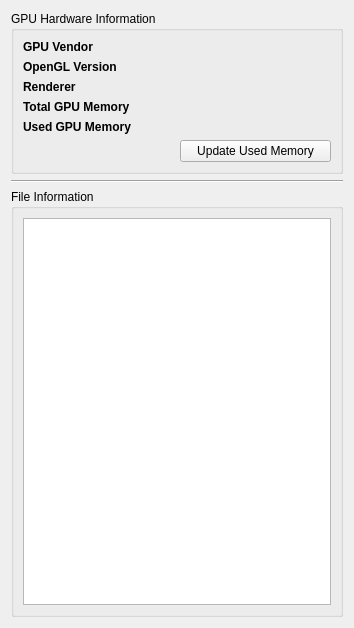
<?xml version="1.0" encoding="UTF-8"?>
<ui version="4.0">
 <class>Information</class>
 <widget class="QWidget" name="Information">
  <property name="geometry">
   <rect>
    <x>0</x>
    <y>0</y>
    <width>354</width>
    <height>628</height>
   </rect>
  </property>
  <property name="windowTitle">
   <string>Information</string>
  </property>
  <layout class="QVBoxLayout" name="verticalLayout">
   <item>
    <widget class="QGroupBox" name="gbox_hardwareInfo">
     <property name="title">
      <string>GPU Hardware Information</string>
     </property>
     <layout class="QGridLayout" name="gridLayout_12">
      <item row="1" column="0">
       <widget class="QLabel" name="lbl_OpenGLVersion">
        <property name="font">
         <font>
          <weight>75</weight>
          <bold>true</bold>
         </font>
        </property>
        <property name="text">
         <string>OpenGL Version</string>
        </property>
       </widget>
      </item>
      <item row="2" column="1">
       <widget class="QLabel" name="lbl_RendererValue">
        <property name="text">
         <string/>
        </property>
       </widget>
      </item>
      <item row="4" column="1">
       <widget class="QLabel" name="lbl_UsedGPUMemValue">
        <property name="text">
         <string/>
        </property>
       </widget>
      </item>
      <item row="2" column="0">
       <widget class="QLabel" name="lbl_Renderer">
        <property name="font">
         <font>
          <weight>75</weight>
          <bold>true</bold>
         </font>
        </property>
        <property name="text">
         <string>Renderer</string>
        </property>
       </widget>
      </item>
      <item row="0" column="1">
       <widget class="QLabel" name="lbl_GPUVendorValue">
        <property name="text">
         <string/>
        </property>
       </widget>
      </item>
      <item row="3" column="0">
       <widget class="QLabel" name="lbl_TotalGPUMem">
        <property name="font">
         <font>
          <weight>75</weight>
          <bold>true</bold>
         </font>
        </property>
        <property name="text">
         <string>Total GPU Memory</string>
        </property>
       </widget>
      </item>
      <item row="1" column="1">
       <widget class="QLabel" name="lbl_OpenGLVersionValue">
        <property name="text">
         <string/>
        </property>
       </widget>
      </item>
      <item row="4" column="0">
       <widget class="QLabel" name="lbl_UsedGPUMem">
        <property name="font">
         <font>
          <weight>75</weight>
          <bold>true</bold>
         </font>
        </property>
        <property name="text">
         <string>Used GPU Memory</string>
        </property>
       </widget>
      </item>
      <item row="0" column="0">
       <widget class="QLabel" name="lbl_GPUVendor">
        <property name="font">
         <font>
          <weight>75</weight>
          <bold>true</bold>
         </font>
        </property>
        <property name="text">
         <string>GPU Vendor</string>
        </property>
       </widget>
      </item>
      <item row="3" column="1">
       <widget class="QLabel" name="lbl_TotalGPUMemValue">
        <property name="text">
         <string/>
        </property>
       </widget>
      </item>
      <item row="5" column="1">
       <widget class="QPushButton" name="btn_updateUsedMemory">
        <property name="text">
         <string>Update Used Memory</string>
        </property>
       </widget>
      </item>
     </layout>
    </widget>
   </item>
   <item>
    <widget class="Line" name="line">
     <property name="orientation">
      <enum>Qt::Horizontal</enum>
     </property>
    </widget>
   </item>
   <item>
    <widget class="QGroupBox" name="gbox_fileInfo">
     <property name="title">
      <string>File Information</string>
     </property>
     <layout class="QGridLayout" name="gridLayout_13">
      <item row="0" column="0">
       <widget class="QTableWidget" name="tble_FileInfo">
        <property name="frameShape">
         <enum>QFrame::StyledPanel</enum>
        </property>
        <property name="frameShadow">
         <enum>QFrame::Sunken</enum>
        </property>
        <property name="editTriggers">
         <set>QAbstractItemView::NoEditTriggers</set>
        </property>
        <property name="dragDropOverwriteMode">
         <bool>false</bool>
        </property>
        <property name="alternatingRowColors">
         <bool>false</bool>
        </property>
        <property name="selectionBehavior">
         <enum>QAbstractItemView::SelectItems</enum>
        </property>
        <property name="showGrid">
         <bool>false</bool>
        </property>
        <property name="cornerButtonEnabled">
         <bool>true</bool>
        </property>
        <property name="rowCount">
         <number>0</number>
        </property>
        <property name="columnCount">
         <number>2</number>
        </property>
        <attribute name="horizontalHeaderVisible">
         <bool>false</bool>
        </attribute>
        <attribute name="verticalHeaderVisible">
         <bool>false</bool>
        </attribute>
        <attribute name="verticalHeaderHighlightSections">
         <bool>true</bool>
        </attribute>
        <column/>
        <column/>
       </widget>
      </item>
     </layout>
    </widget>
   </item>
  </layout>
 </widget>
 <resources/>
 <connections/>
</ui>
